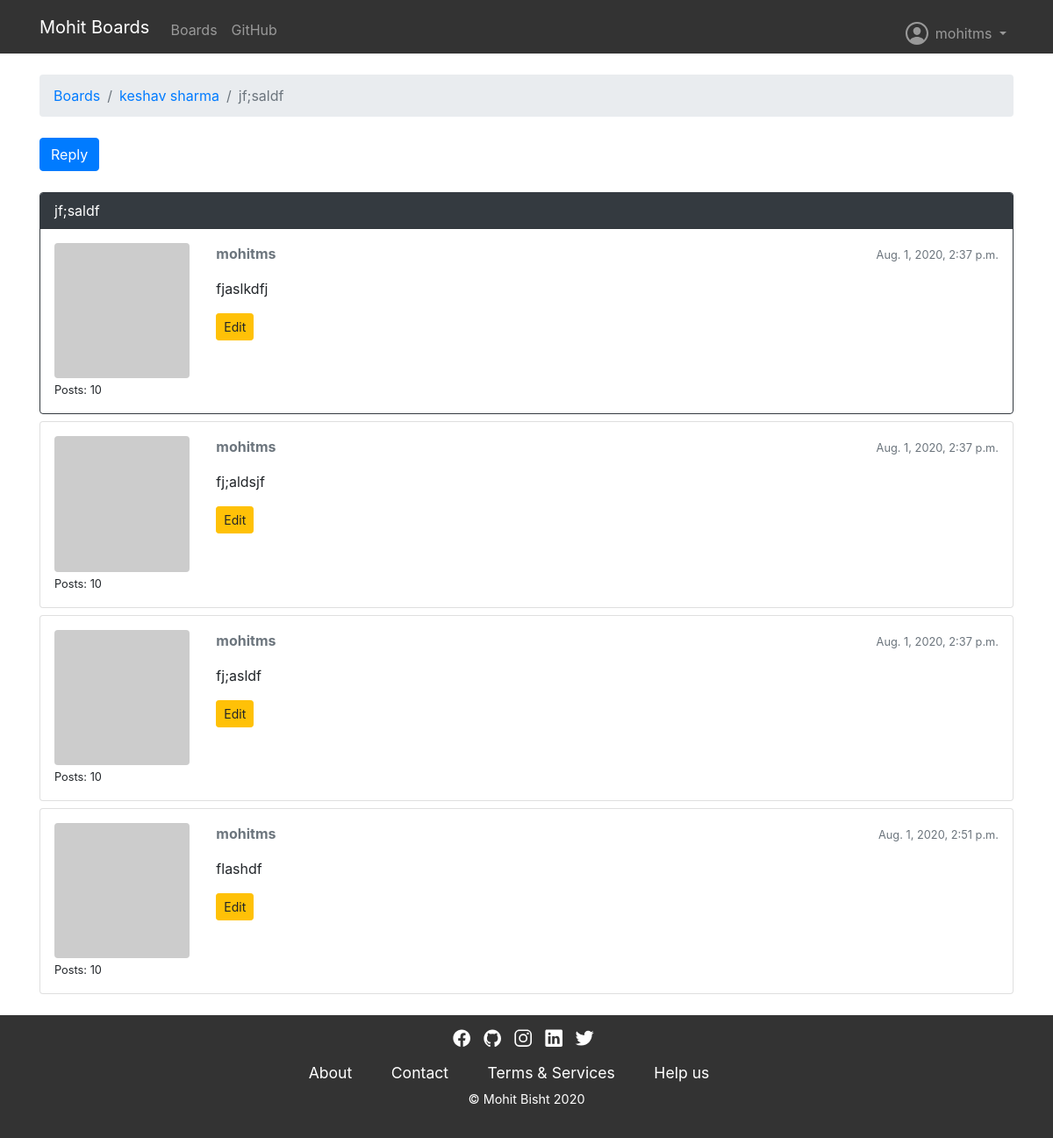
Screenshot of /boards/13/topics/112/ (signed in) with the database file from the repository.
### chatsite/models.py (models this page shows, shortened)
class Topic(models.Model):
    subject = models.CharField(max_length=255)
    last_updated = models.DateTimeField(auto_now_add=True)
    board = models.ForeignKey(Board, on_delete=models.CASCADE, related_name='topics')
    starter = models.ForeignKey(User, on_delete=models.CASCADE, related_name='topics')
    views = models.PositiveIntegerField(default=0)

class Board(models.Model):
    name = models.CharField(max_length=30, unique=True)
    description = models.CharField(max_length=100)

class Post(models.Model):
    message = models.TextField(max_length=4000)
    topic = models.ForeignKey(Topic, on_delete=models.CASCADE, related_name='posts')
    created_at = models.DateTimeField(auto_now_add=True)
    updated_at = models.DateTimeField(null=True)
    created_by = models.ForeignKey(User, on_delete=models.CASCADE, related_name='posts')
    updated_by = models.ForeignKey(User, on_delete=models.CASCADE, null=True, related_name='+')
    def get_message_as_markdown(self):
        return mark_safe(markdown(self.message, safe_mode='escape'))

### chatsite/views.py (the view)
# urls.py: url(r'^boards/(?P<pk>\d+)/topics/(?P<topic_pk>\d+)/$', views.PostListView.as_view(), name='topic_posts'),
class PostListView(ListView):
    model = Post
    context_object_name = 'posts'
    template_name = 'topic_posts.html'
    paginate_by = 20
    def get_context_data(self, **kwargs):
        session_key = 'viewed_topic_{}'.format(self.topic.pk)  # <-- here
        if not self.request.session.get(session_key, False):
            self.topic.views += 1
            self.topic.save()
            self.request.session[session_key] = True           # <-- until here
        kwargs['topic'] = self.topic
        return super().get_context_data(**kwargs)
    def get_queryset(self):
        self.topic = get_object_or_404(Topic, board__pk=self.kwargs.get('pk'), pk=self.kwargs.get('topic_pk'))
        queryset = self.topic.posts.order_by('created_at')
        return queryset

### chatsite/templatetags/gravatar.py (called while the page is built)
@register.filter
def gravatar(user):
    email = user.email.lower().encode('utf-8')
    default = 'mm'
    size = 256
    url = 'https://www.gravatar.com/avatar/{md5}?{params}'.format(
        md5=hashlib.md5(email).hexdigest(),
        params=urlencode({'d': default, 's': str(size)})
    )
    return url

### templates/topic_posts.html (shortened to what this page needs)
{% extends 'base.html' %}
{% load gravatar %}
{% block breadcrumb %}
  <li class="breadcrumb-item"><a href="{% url 'home' %}">Boards</a></li>
  <li class="breadcrumb-item"><a href="{% url 'board_topics' topic.board.pk %}">{{ topic.board.name }}</a></li>
  <li class="breadcrumb-item active">{{ topic.subject }}</li>
{% endblock %}
{% block content %}
  <div class="mb-4">
    <a href="{% url 'reply_topic' topic.board.pk topic.pk %}" class="btn btn-primary" role="button">Reply</a>
  </div>
  {% for post in posts %}
    <div id="{{ post.pk }}" class="card {% if forloop.last %}mb-4{% else %}mb-2{% endif %} {% if forloop.first %}border-dark{% endif %}">
      {% if forloop.first %}
        <div class="card-header text-white bg-dark py-2 px-3">{{ topic.subject }}</div>
      {% endif %}
      <div class="card-body p-3">
        <div class="row">
          <div class="col-2">
            <img src="{{ post.created_by|gravatar }}" alt="{{ post.created_by.username }}" class="w-100 rounded">
            <small>Posts: {{ post.created_by.posts.count }}</small>
          </div>
          <div class="col-10">
            <div class="row mb-3">
              <div class="col-6">
                <strong class="text-muted">{{ post.created_by.username }}</strong>
              </div>
              <div class="col-6 text-right">
                <small class="text-muted">{{ post.created_at }}</small>
              </div>
            </div>
            {{ post.get_message_as_markdown }}
            {% if post.created_by == user %}
              <div class="mt-3">
                <a href="{% url 'edit_post' post.topic.board.pk post.topic.pk post.pk %}"
                   class="btn btn-warning btn-sm"
                   role="button">Edit</a>
              </div>
            {% endif %}
          </div>
        </div>
      </div>
    </div>
  {% endfor %}
{% endblock %}

### templates/base.html (shortened to what this page needs)
{% load static %}<!DOCTYPE html>
<html>
  <head>
    <link rel="stylesheet" href="{% static 'css/bootstrap.min.css' %}">
    <link rel="stylesheet" href="{% static 'css/footer.css' %}">
    <link rel="stylesheet" href="{% static 'css/base-nav.css' %}">
  </head>
  <body>
    {% block body %}
      <div class="wrapper my-container">
        <div class="main">
        <nav class="navbar navbar-expand-sm navbar-dark bg-dark custom-nav">
          <div class="container">
            <a class="navbar-brand" href="">Mohit Boards</a>
            <div class="collapse navbar-collapse" id="mainMenu">
              <ul class="navbar-nav">
                <li class="nav-item">
                  <a class="nav-link" href="{% url 'home' %}">Boards</a>
                </li>
                <li class="nav-item">
                  <a class="nav-link" href="https://github.com/Mohitb07/mohitboard" target="_blank" rel="noopener noreferrer">GitHub</a>
                </li>
              </ul>
              {% if user.is_authenticated %}
                <ul class="navbar-nav ml-auto">
                  <li class="nav-item dropdown">
                    <a class="nav-link dropdown-toggle" href="#" id="userMenu" data-toggle="dropdown" aria-haspopup="true" aria-expanded="false">
                     <span><ion-icon class="icon-ion" name="person-circle-outline" size="large"></ion-icon></span> {{ user.username }}
                    </a>
                  </li>
                </ul>
              {% else %}
                <form class="form-inline ml-auto">
                  <a href="{% url 'login' %}" class="btn btn-outline-success mt-2">Log in</a>
                  <a href="{% url 'signup' %}" class="btn btn-primary ml-2 mt-2">Sign up</a>
                </form>
              {% endif %}
            </div>
          </div>
        </nav>
        <div class="container">
          <ol class="breadcrumb my-4">
            {% block breadcrumb %}
            {% endblock %}
          </ol>
          {% if user.is_authenticated %}
          {% block content %}
          {% endblock %}
          {% else %}
          <div class="container-fluid jumbotron">
            <p class="lead mypara">Please Login first to view the latest post 😊</p>
          </div>
          {% endif %}
        </div>
      </div>
    </div>
      <footer>
        <div class="social container">
          <a href="https://www.facebook.com/mohit.bisht.1903" target="_blank" rel="noopener noreferrer"><ion-icon name="logo-facebook" class="pr-2"></ion-icon></a>
          <a target="_blank" href="https://www.github.com/Mohitb07" rel="noopener noreferrer"><ion-icon name="logo-github" class="pr-2"></ion-icon></a>
          <a target="_blank" href="https://www.instagram.com/mohitbisht1903" rel="noopener noreferrer"><ion-icon name="logo-instagram" class="pr-2"></ion-icon></a>
          <a target="_blank" href="https://www.linkedin.com/in/mohit-bisht-b602511b3/" rel="noopener noreferrer"><ion-icon name="logo-linkedin" class="pr-2"></ion-icon></a>
          <a href="https://www.twitter.com/Mohitb07" target="_blank" rel="noopener noreferrer"><ion-icon name="logo-twitter" class="pr-2"></ion-icon></a>
        </div>
        <div class="footer-menu text-center container">
            <a href="">About</a>
            <a href="">Contact</a>
            <a href="">Terms & Services</a>
            <a href="">Help us</a>
        </div>
        <div class="copyright">
          <p class="text-center">&copy; Mohit Bisht {% now "Y" %}</p>
        </div>
    </footer>
    {% endblock body %}
  </body>
</html>

### static/css/footer.css (style rules this page uses)
html,body { height: 100%; }
.my-container { min-height: 100%; }
.main { overflow: auto; padding-bottom: 100px; }
footer { position: relative; margin-top: -100px; height: 100px; background-color:rgba(0, 0, 0, .8); color: white; clear: both; }
footer .social { text-align: center; padding-top:1%; }
footer .social a { color: white; font-size: 140%; }
.footer-menu a { display: inline-block; padding-right: 40px; font-size: 110%; text-decoration: none; color: white !important; margin-top: 7px; }
.copyright { font-size: 90%; margin-top: 6px; }
@media (min-width: 1025px) and (max-width: 1280px) { footer { height: 140px; } }

### static/css/base-nav.css (style rules this page uses)
* { margin: 0; padding: 0; box-sizing: border-box; }
html { font-family:'Lato','Arial',sans-serif; scroll-behavior: smooth; text-rendering: optimizeLegibility; }
.custom-nav { background-color: rgba(0, 0, 0, .8) !important; }
.navbar-nav > li > a { padding-top:4px !important; padding-bottom:5px !important;height: 25px; }
.navbar { min-height:32px !important }
.icon-ion { position: relative; top: 10px; }
#userMenu { margin-bottom: 20px; }

### rows the page displays
Topic: board.name "keshav sharma", subject "jf;saldf"
Post: created_by.posts.count "10", created_by.username "mohitms", created_at "Aug. 1, 2020, 2:37 p.m.", get_message_as_markdown "fjaslkdfj", shows "Edit"
Post: created_by.posts.count "10", created_by.username "mohitms", created_at "Aug. 1, 2020, 2:37 p.m.", get_message_as_markdown "fj;aldsjf", shows "Edit"
Post: created_by.posts.count "10", created_by.username "mohitms", created_at "Aug. 1, 2020, 2:37 p.m.", get_message_as_markdown "fj;asldf", shows "Edit"
Post: created_by.posts.count "10", created_by.username "mohitms", created_at "Aug. 1, 2020, 2:51 p.m.", get_message_as_markdown "flashdf", shows "Edit"

### other values shown
{{ user.username }} "mohitms"
